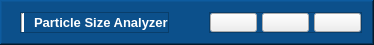
     <widget class="QFrame" name="header">
      <property name="minimumSize">
       <size>
        <width>0</width>
        <height>45</height>
       </size>
      </property>
      <property name="maximumSize">
       <size>
        <width>16777215</width>
        <height>45</height>
       </size>
      </property>
      <property name="font">
       <font>
        <family>Times New Roman</family>
        <pointsize>8</pointsize>
       </font>
      </property>
      <property name="cursor">
       <cursorShape>OpenHandCursor</cursorShape>
      </property>
      <property name="styleSheet">
       <string notr="true">QFrame{
	background: #0C508B;
}
</string>
      </property>
      <property name="frameShape">
       <enum>QFrame::WinPanel</enum>
      </property>
      <property name="frameShadow">
       <enum>QFrame::Raised</enum>
      </property>
      <layout class="QHBoxLayout" name="horizontalLayout_4">
       <property name="spacing">
        <number>0</number>
       </property>
       <property name="leftMargin">
        <number>10</number>
       </property>
       <property name="topMargin">
        <number>10</number>
       </property>
       <property name="rightMargin">
        <number>10</number>
       </property>
       <property name="bottomMargin">
        <number>10</number>
       </property>
       <item>
        <widget class="QLabel" name="label">
         <property name="maximumSize">
          <size>
           <width>80</width>
           <height>16777215</height>
          </size>
         </property>
         <property name="font">
          <font>
           <pointsize>10</pointsize>
           <weight>75</weight>
           <bold>true</bold>
          </font>
         </property>
         <property name="text">
          <string/>
         </property>
         <property name="pixmap">
          <pixmap>Icons/dorsa_logo_white.png</pixmap>
         </property>
         <property name="scaledContents">
          <bool>true</bool>
         </property>
        </widget>
       </item>
       <item>
        <widget class="QFrame" name="frame_5">
         <property name="maximumSize">
          <size>
           <width>16777215</width>
           <height>16777215</height>
          </size>
         </property>
         <property name="font">
          <font>
           <family>Times New Roman</family>
          </font>
         </property>
         <property name="frameShape">
          <enum>QFrame::StyledPanel</enum>
         </property>
         <property name="frameShadow">
          <enum>QFrame::Raised</enum>
         </property>
         <layout class="QHBoxLayout" name="horizontalLayout_3">
          <property name="spacing">
           <number>10</number>
          </property>
          <property name="leftMargin">
           <number>0</number>
          </property>
          <property name="topMargin">
           <number>0</number>
          </property>
          <property name="rightMargin">
           <number>0</number>
          </property>
          <property name="bottomMargin">
           <number>0</number>
          </property>
          <item>
           <widget class="Line" name="line">
            <property name="font">
             <font>
              <family>Times New Roman</family>
             </font>
            </property>
            <property name="styleSheet">
             <string notr="true">background:white</string>
            </property>
            <property name="orientation">
             <enum>Qt::Vertical</enum>
            </property>
           </widget>
          </item>
          <item>
           <widget class="QLabel" name="label_2">
            <property name="minimumSize">
             <size>
              <width>0</width>
              <height>0</height>
             </size>
            </property>
            <property name="font">
             <font>
              <pointsize>10</pointsize>
              <weight>75</weight>
              <bold>true</bold>
             </font>
            </property>
            <property name="styleSheet">
             <string notr="true">color: white;</string>
            </property>
            <property name="text">
             <string>Particle Size Analyzer</string>
            </property>
           </widget>
          </item>
         </layout>
        </widget>
       </item>
       <item>
        <spacer name="horizontalSpacer">
         <property name="font">
          <font>
           <family>Times New Roman</family>
          </font>
         </property>
         <property name="orientation">
          <enum>Qt::Horizontal</enum>
         </property>
         <property name="sizeType">
          <enum>QSizePolicy::Expanding</enum>
         </property>
         <property name="sizeHint" stdset="0">
          <size>
           <width>40</width>
           <height>20</height>
          </size>
         </property>
        </spacer>
       </item>
       <item>
        <widget class="QFrame" name="frame">
         <property name="font">
          <font>
           <family>Times New Roman</family>
          </font>
         </property>
         <property name="frameShape">
          <enum>QFrame::StyledPanel</enum>
         </property>
         <property name="frameShadow">
          <enum>QFrame::Raised</enum>
         </property>
         <layout class="QHBoxLayout" name="horizontalLayout_13">
          <property name="spacing">
           <number>5</number>
          </property>
          <property name="leftMargin">
           <number>0</number>
          </property>
          <property name="topMargin">
           <number>0</number>
          </property>
          <property name="rightMargin">
           <number>0</number>
          </property>
          <property name="bottomMargin">
           <number>0</number>
          </property>
          <item>
           <widget class="QPushButton" name="minimize_btn">
            <property name="minimumSize">
             <size>
              <width>0</width>
              <height>0</height>
             </size>
            </property>
            <property name="maximumSize">
             <size>
              <width>16777215</width>
              <height>16777215</height>
             </size>
            </property>
            <property name="font">
             <font>
              <family>Times New Roman</family>
             </font>
            </property>
            <property name="cursor">
             <cursorShape>PointingHandCursor</cursorShape>
            </property>
            <property name="toolTip">
             <string>&lt;html&gt;&lt;head/&gt;&lt;body&gt;&lt;p&gt;Minimize&lt;/p&gt;&lt;/body&gt;&lt;/html&gt;</string>
            </property>
            <property name="styleSheet">
             <string notr="true">QPushButton{
	padding: 5px;
}

QPushButton:hover{
	background: #F70000;
 }</string>
            </property>
            <property name="text">
             <string/>
            </property>
            <property name="icon">
             <iconset>
              <normaloff>Icons/minimize.png</normaloff>Icons/minimize.png</iconset>
            </property>
            <property name="iconSize">
             <size>
              <width>12</width>
              <height>12</height>
             </size>
            </property>
           </widget>
          </item>
          <item>
           <widget class="QPushButton" name="maximize_btn">
            <property name="minimumSize">
             <size>
              <width>0</width>
              <height>0</height>
             </size>
            </property>
            <property name="maximumSize">
             <size>
              <width>16777215</width>
              <height>16777215</height>
             </size>
            </property>
            <property name="font">
             <font>
              <family>Times New Roman</family>
             </font>
            </property>
            <property name="cursor">
             <cursorShape>PointingHandCursor</cursorShape>
            </property>
            <property name="toolTip">
             <string>&lt;html&gt;&lt;head/&gt;&lt;body&gt;&lt;p&gt;Maximize&lt;/p&gt;&lt;/body&gt;&lt;/html&gt;</string>
            </property>
            <property name="styleSheet">
             <string notr="true">QPushButton{
	padding: 5px;
}

QPushButton:hover{
	background: #F70000;
 }</string>
            </property>
            <property name="text">
             <string/>
            </property>
            <property name="icon">
             <iconset>
              <normaloff>Icons/maximize.png</normaloff>Icons/maximize.png</iconset>
            </property>
            <property name="iconSize">
             <size>
              <width>12</width>
              <height>12</height>
             </size>
            </property>
           </widget>
          </item>
          <item>
           <widget class="QPushButton" name="close_btn">
            <property name="minimumSize">
             <size>
              <width>0</width>
              <height>0</height>
             </size>
            </property>
            <property name="maximumSize">
             <size>
              <width>16777215</width>
              <height>16777215</height>
             </size>
            </property>
            <property name="font">
             <font>
              <family>Times New Roman</family>
             </font>
            </property>
            <property name="cursor">
             <cursorShape>PointingHandCursor</cursorShape>
            </property>
            <property name="toolTip">
             <string>&lt;html&gt;&lt;head/&gt;&lt;body&gt;&lt;p&gt;Close&lt;/p&gt;&lt;/body&gt;&lt;/html&gt;</string>
            </property>
            <property name="styleSheet">
             <string notr="true">QPushButton{
	padding: 5px;
}

QPushButton:hover{
	background: #F70000;
 }</string>
            </property>
            <property name="text">
             <string/>
            </property>
            <property name="icon">
             <iconset>
              <normaloff>Icons/close.png</normaloff>Icons/close.png</iconset>
            </property>
            <property name="iconSize">
             <size>
              <width>12</width>
              <height>12</height>
             </size>
            </property>
           </widget>
          </item>
         </layout>
        </widget>
       </item>
      </layout>
     </widget>
